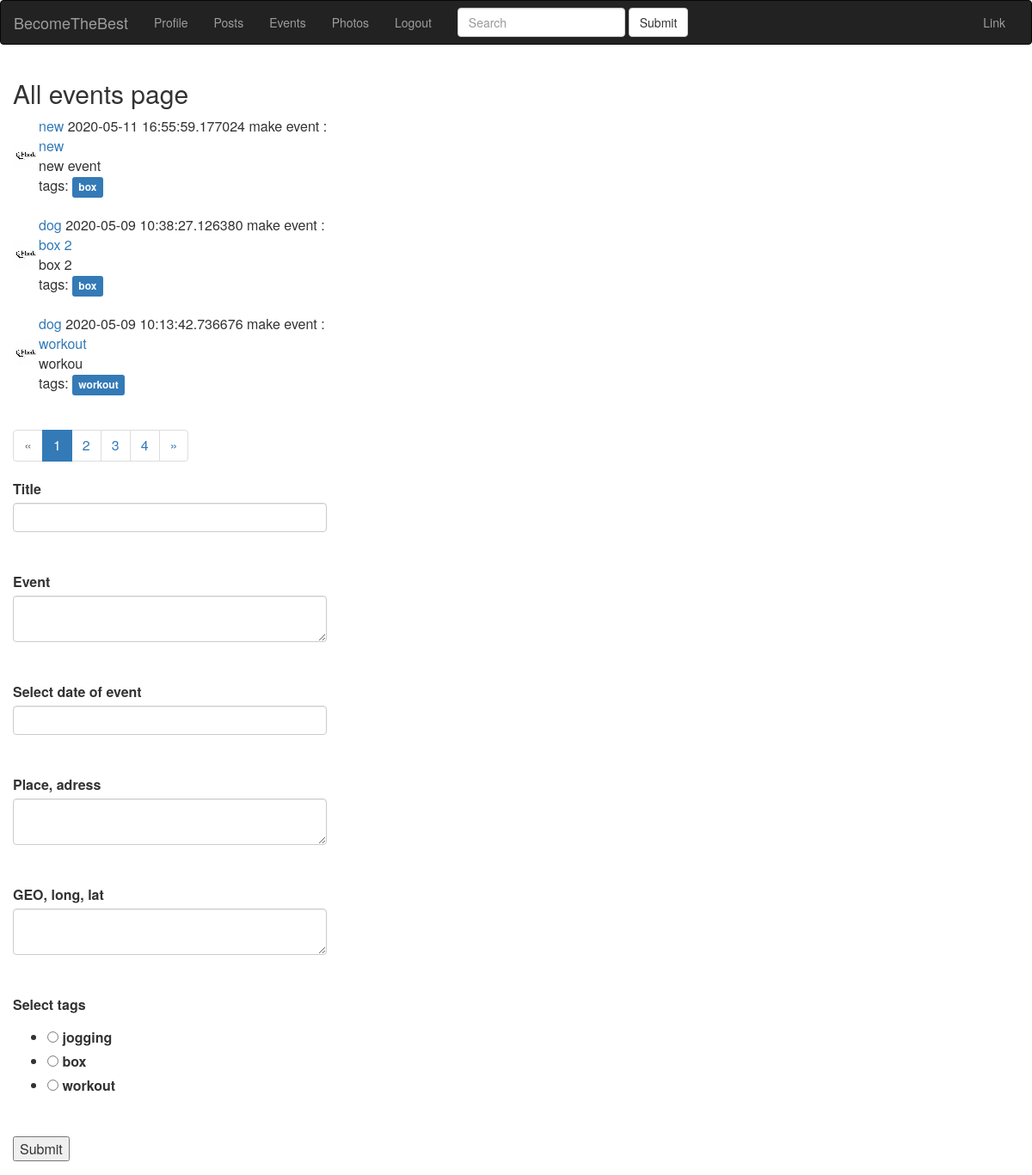
Before: /event/ (signed in) with the older database file.
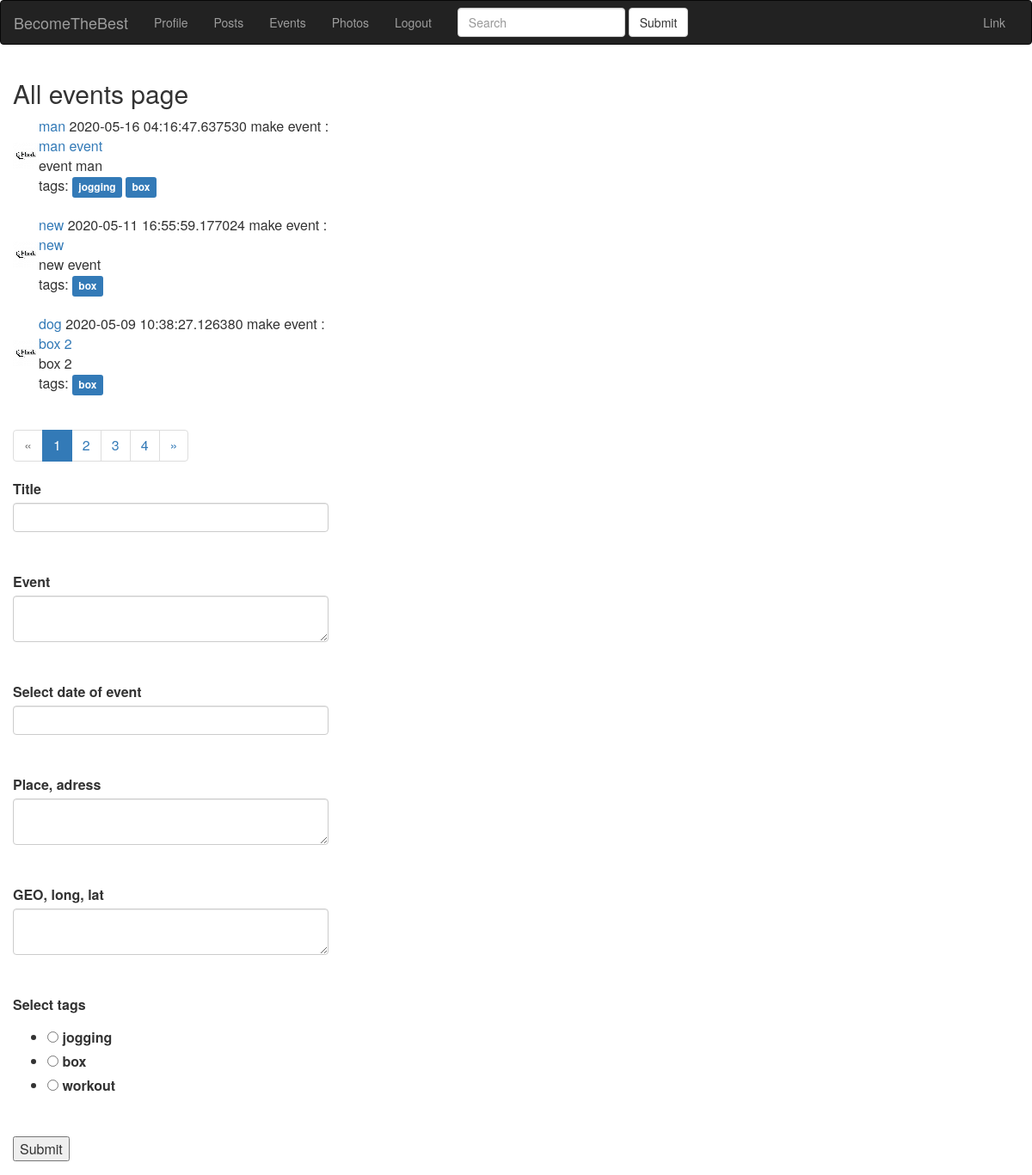
After: the same page with the newer database file.
### app/models.py (models this page shows, shortened)
class Event(db.Model):
    id = db.Column(db.Integer, primary_key=True)
    event_title = db.Column(db.String(140))
    event_body = db.Column(db.Text)
    slug = db.Column(db.String(140), unique=True)
    created = db.Column(db.DateTime, index=True, default=datetime.utcnow)
    event_time = db.Column(db.DateTime)
    event_place = db.Column(db.Text)
    event_geo = db.Column(db.Text)
    event_starter = db.Column(db.Integer, db.ForeignKey('user.id'))
    event_crew = db.Column(db.Text)
    tags = db.relationship(
        'Tag', secondary=event_tags, backref=db.backref('events_tags', lazy='dynamic'))

class User(UserMixin, db.Model):
    id = db.Column(db.Integer, primary_key=True)
    email = db.Column(db.String(120), index=True, unique=True)
    username = db.Column(db.String(64), index=True, unique=True)
    password_hash = db.Column(db.String(255))
    date = db.Column(db.DateTime, index=True, default=datetime.utcnow)
    timestamp = db.Column(db.String(128), default=int(time()))
    city = db.Column(db.String(128))
    about_me = db.Column(db.String(140))
    last_seen = db.Column(db.DateTime, default=datetime.utcnow)
    active = db.Column(db.Boolean)
    tags = db.relationship(
        'Tag', secondary=user_tags, backref=db.backref('users_tags', lazy='dynamic'))
    roles = db.relationship(
        'Role', secondary=roles_users, backref=db.backref('users_roles', lazy='dynamic'))
    posts = db.relationship('Post', backref='author', lazy='dynamic')
    events = db.relationship('Event', backref='event_author', lazy='dynamic')
    photos = db.relationship('Photo', backref='photo_author', lazy='dynamic')
    def avatar(self):
        return 'user_data/{}/avatar/avatar.png'.format(self.username + self.timestamp)
    followed = db.relationship(
        'User', secondary=followers,
        primaryjoin=(followers.c.follower_id == id),
        secondaryjoin=(followers.c.followed_id == id),
        backref=db.backref('followers', lazy='dynamic'), lazy='dynamic')

class Tag(db.Model):
    id = db.Column(db.Integer, primary_key=True)
    name = db.Column(db.String(100), unique=True)
    slug = db.Column(db.String(100))

### app/blueprints/events/blueprint.py (the view, shortened to what this page needs)
@events.route('/', methods=['GET', 'POST'])
@login_required
def index():
    form = EventForm()
    q = request.args.get('q')
    page = request.args.get('page')
    page = request.args.get('page', 1, type=int)
    if q:
        events = Event.query.filter(Event.event_title.contains(q) | Event.event_body.contains(q).all())
    else:
        events = Event.query.order_by(Event.created.desc())
    pages = events.paginate(page=page, per_page=app.config['POSTS_PER_PAGE'])
    return render_template('events/index.html', form=form, pages=pages)

### app/blueprints/events/forms.py
class EventForm(FlaskForm):
    event_title = StringField('Title', validators=[DataRequired()])
    event_body = TextAreaField('Event', validators=[DataRequired()])
    event_time = DateTimeField(
        'Select date of event', format='%Y-%m-%d %H:%M:%S', validators=[DataRequired()])
    event_place = TextAreaField('Place, adress', validators=[DataRequired()])
    event_geo = TextAreaField('GEO, long, lat', validators=[DataRequired()])
    tags = RadioField(
        'Select tags', choices=[(tag.name, tag.slug) for tag in Tag.query.all()], validators=[DataRequired()])
    submit = SubmitField('Submit')

### app/models.py (called while the page is built)
@login.user_loader
def load_user(id):
    return User.query.get(int(id))

### app/view.py (called while the page is built)
@app.before_request
def before_request():
    if current_user.is_authenticated:
        current_user.last_seen = datetime.utcnow()
        db.session.commit()

### app/blueprints/events/templates/events/index.html (shortened to what this page needs)
{% extends 'base.html' %} {% block title %} Blueprint event title {% endblock %} {% block content_title %} All events page {% endblock %} {% block content %} {% for event in pages.items %}
<div class="main-content">
    <table>
        <tr>
            <td><img src="{{ url_for('static', filename=event.event_author.avatar()) }}" width="30" height="30" alt="avatar"></td>
            <td><a href="{{ url_for('user', username=event.event_author.username) }}">
                {{ event.event_author.username }}</a> {{ event.created }} make event :
                <br>
                <a href="{{ url_for('events.event_detail', slug=event.slug) }}">{{ event.event_title }}</a>
                <br> {{ event.event_body }}
                <div class="tags">
                    tags: {% for tag in event.tags %}
                    <a href="{{ url_for('events.tag_detail', slug=tag.slug) }}">
                        <span class="label label-primary">{{ tag.name }}</span></a> {% endfor %}
                </div>
            </td>
        </tr>
    </table>
</div>
<br> {% endfor %}
<nav>
    <ul class="pagination">
        <li {% if not pages.has_prev %} class="disabled" {% endif %}>
            <a href="./?page={{ pages.prev_num }}" aria-label="Previous">
                <span aria-hidden="true">&laquo;</span></a>
        </li>
        {% for page in pages.iter_pages() %}
        <li {% if page==pages.page %} class="active" {% endif %}><a href="./?page={{ page }}">{{page}} <span class="sr-only">(current)</span></a></li>
        {% endfor %}
        <li {% if not pages.has_next %} class="disabled" {% endif %}>
            <a href="./?page={{ pages.next_num }}" aria-label="Next">
                <span aria-hidden="true">&raquo;</span></a>
        </li>
    </ul>
</nav>
<div>
    {% if form %}
    <form action="" method="post">
        <p>
            {{ form.event_title.label(class='control-label') }}<br> {{ form.event_title(class='form-control') }}<br>
            <br> {{ form.event_body.label(class='control-label') }}<br> {{ form.event_body(class='form-control') }}<br>
            <br> {{ form.event_time.label(class='control-label') }}<br> {{ form.event_time(class='form-control') }}<br>
            <br> {{ form.event_place.label(class='control-label') }} {{ form.event_place(class='form-control') }}<br>
            <br> {{ form.event_geo.label(class='control-label') }}<br> {{ form.event_geo(class='form-control') }}<br>
            <br> {{ form.tags.label(class='control-label') }}<br> {{ form.tags() }}<br>
        </p>
        <p>{{ form.submit() }}</p>
    </form>
    {% endif %}
</div>
{% endblock %}

Changed rows visible on the page:
no longer on this page (row unchanged): Event: timestamp (placeholder picture), event_author.username "dog", created "2020-05-09 10:13:42.736676", event_title "workout", event_body "workou"
no longer on this page (row unchanged): Tag: name "workout", shown under "dog"
added Event: timestamp (placeholder picture), event_author.username "man", created "2020-05-16 04:16:47.637530", event_title "man event", event_body "event man", Tag (name "box")
now on this page (row unchanged): Tag: name "jogging", shown under "man"
